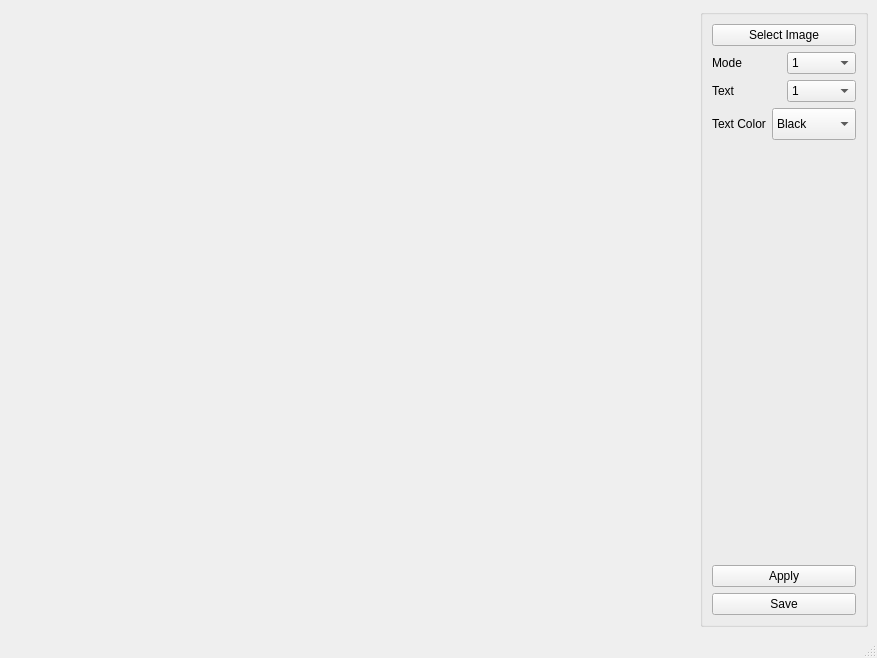
<?xml version="1.0" encoding="UTF-8"?>
<ui version="4.0">
 <class>MainWindow</class>
 <widget class="QMainWindow" name="MainWindow">
  <property name="geometry">
   <rect>
    <x>0</x>
    <y>0</y>
    <width>877</width>
    <height>658</height>
   </rect>
  </property>
  <property name="maximumSize">
   <size>
    <width>6000</width>
    <height>4000</height>
   </size>
  </property>
  <property name="windowTitle">
   <string>MainWindow</string>
  </property>
  <widget class="QWidget" name="centralwidget">
   <layout class="QHBoxLayout" name="horizontalLayout_2">
    <item>
     <widget class="QLabel" name="imageLabel">
      <property name="sizePolicy">
       <sizepolicy hsizetype="Expanding" vsizetype="Expanding">
        <horstretch>0</horstretch>
        <verstretch>0</verstretch>
       </sizepolicy>
      </property>
      <property name="text">
       <string/>
      </property>
      <property name="scaledContents">
       <bool>false</bool>
      </property>
     </widget>
    </item>
    <item>
     <widget class="QGroupBox" name="groupBox">
      <property name="sizePolicy">
       <sizepolicy hsizetype="Fixed" vsizetype="Ignored">
        <horstretch>0</horstretch>
        <verstretch>0</verstretch>
       </sizepolicy>
      </property>
      <property name="title">
       <string/>
      </property>
      <layout class="QVBoxLayout" name="verticalLayout">
       <item>
        <widget class="QPushButton" name="selectButton">
         <property name="text">
          <string>Select Image</string>
         </property>
        </widget>
       </item>
       <item>
        <layout class="QHBoxLayout" name="horizontalLayout">
         <item>
          <widget class="QLabel" name="label">
           <property name="text">
            <string>Mode</string>
           </property>
          </widget>
         </item>
         <item>
          <widget class="QComboBox" name="modeBox">
           <item>
            <property name="text">
             <string>1</string>
            </property>
           </item>
           <item>
            <property name="text">
             <string>2</string>
            </property>
           </item>
           <item>
            <property name="text">
             <string>3</string>
            </property>
           </item>
          </widget>
         </item>
        </layout>
       </item>
       <item>
        <layout class="QHBoxLayout" name="horizontalLayout_3">
         <item>
          <widget class="QLabel" name="label_2">
           <property name="text">
            <string>Text</string>
           </property>
          </widget>
         </item>
         <item>
          <widget class="QComboBox" name="textBox">
           <item>
            <property name="text">
             <string>1</string>
            </property>
           </item>
           <item>
            <property name="text">
             <string>2</string>
            </property>
           </item>
          </widget>
         </item>
        </layout>
       </item>
       <item>
        <layout class="QHBoxLayout" name="horizontalLayout_4">
         <item>
          <widget class="QLabel" name="label_3">
           <property name="text">
            <string>Text Color</string>
           </property>
          </widget>
         </item>
         <item>
          <widget class="QComboBox" name="colorBox">
           <property name="enabled">
            <bool>true</bool>
           </property>
           <property name="sizePolicy">
            <sizepolicy hsizetype="Minimum" vsizetype="Minimum">
             <horstretch>0</horstretch>
             <verstretch>0</verstretch>
            </sizepolicy>
           </property>
           <property name="minimumSize">
            <size>
             <width>84</width>
             <height>32</height>
            </size>
           </property>
           <property name="maximumSize">
            <size>
             <width>84</width>
             <height>32</height>
            </size>
           </property>
           <item>
            <property name="text">
             <string>Black</string>
            </property>
           </item>
           <item>
            <property name="text">
             <string>White</string>
            </property>
           </item>
           <item>
            <property name="text">
             <string>Red</string>
            </property>
           </item>
           <item>
            <property name="text">
             <string>Green</string>
            </property>
           </item>
           <item>
            <property name="text">
             <string>Blue</string>
            </property>
           </item>
           <item>
            <property name="text">
             <string>Yellow</string>
            </property>
           </item>
           <item>
            <property name="text">
             <string>Cyan</string>
            </property>
           </item>
           <item>
            <property name="text">
             <string>Magenta</string>
            </property>
           </item>
          </widget>
         </item>
        </layout>
       </item>
       <item>
        <spacer name="verticalSpacer">
         <property name="orientation">
          <enum>Qt::Orientation::Vertical</enum>
         </property>
         <property name="sizeHint" stdset="0">
          <size>
           <width>20</width>
           <height>40</height>
          </size>
         </property>
        </spacer>
       </item>
       <item>
        <widget class="QPushButton" name="applyButton">
         <property name="text">
          <string>Apply</string>
         </property>
        </widget>
       </item>
       <item>
        <widget class="QPushButton" name="saveButton">
         <property name="text">
          <string>Save</string>
         </property>
        </widget>
       </item>
      </layout>
     </widget>
    </item>
   </layout>
  </widget>
  <widget class="QMenuBar" name="menubar">
   <property name="geometry">
    <rect>
     <x>0</x>
     <y>0</y>
     <width>877</width>
     <height>37</height>
    </rect>
   </property>
  </widget>
  <widget class="QStatusBar" name="statusbar"/>
 </widget>
 <resources/>
 <connections/>
</ui>
